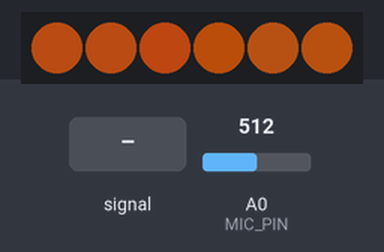
Recording of a sketch running on a simulated ESP8266 (NodeMCU). Parts: 6 RGB LEDs in strip order, left to right. The inputs (shaded band) are chosen by the test bench; at power-on: A0 (MIC_PIN) = 512. Dim RGB values are drawn brighter than linear; the strip is taken to match the declared colour order; random numbers use the default seed unless the sketch sets one.

Above: at 1.25 s.
1.3 s: A0 (MIC_PIN) set to 716
At 2.4 s:
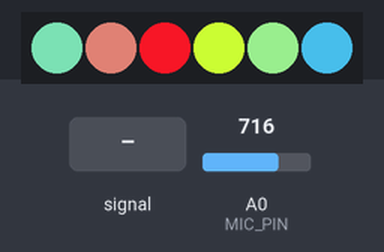
2.8 s: A0 (MIC_PIN) fed a 200 Hz sine of ±255 counts around its level
At 3.35 s:
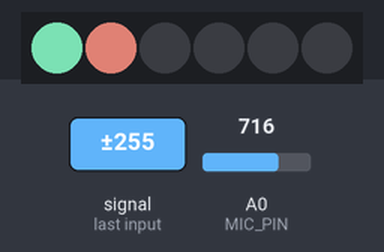
5.3 s: A0 (MIC_PIN) fed a 2 Hz sine of ±306 counts around its level
At 5.59 s:
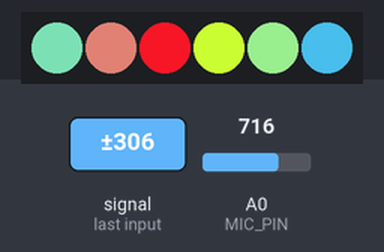
8.3 s: A0 (MIC_PIN) set to 511
At 9.31 s:
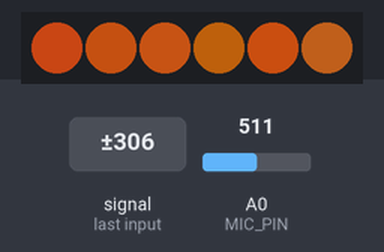
11.3 s: A0 (MIC_PIN) set to 306
At 12.4 s:
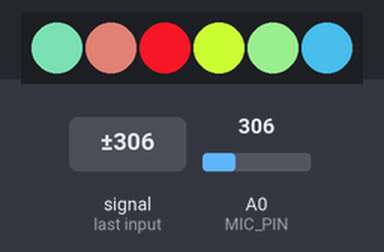
Timing chart, 0 to 13.8 s (numbered marks = the images above; inputs shaded):
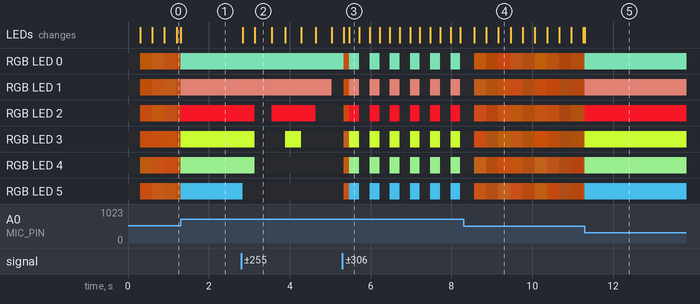

Measured:
- after the input at 2.8 s, RGB LED 1: RGB(158, 91, 82) → off after 2.2 s; RGB LED 2: RGB(229, 20, 35) → off after 0.34 s, → RGB(229, 20, 35) 0.42 s later, → off 1.1 s later
- what the display in image 2 shows lasts 0.5 s, from 3.1 s to 3.6 s

The sketch:

SoundReactiveCandle.ino
```cpp
#include <Adafruit_NeoPixel.h>

#define N_PIXELS  6  // Number of pixels you are using
#define MIC_PIN   A0  // Microphone is attached to Trinket GPIO #2/Gemma D2 (A1)
#define LED_PIN    D7  // NeoPixel LED strand is connected to GPIO #0 / D0
#define DC_OFFSET  0  // DC offset in mic signal - if unusure, leave 0
#define NOISE     100  // Noise/hum/interference in mic signal
#define SAMPLES   60  // Length of buffer for dynamic level adjustment
#define TOP       (N_PIXELS +1) // Allow dot to go slightly off scale

byte
  peak      = 0,      // Used for falling dot
  dotCount  = 0,      // Frame counter for delaying dot-falling speed
  volCount  = 0;      // Frame counter for storing past volume data

int
  vol[SAMPLES],       // Collection of prior volume samples
  lvl       = 10,     // Current "dampened" audio level
  minLvlAvg = 0,      // For dynamic adjustment of graph low & high
  maxLvlAvg = 512;

int brightness;

Adafruit_NeoPixel  strip = Adafruit_NeoPixel(N_PIXELS, LED_PIN, NEO_RGB + NEO_KHZ800);

void setup() {
  Serial.begin(115200);
  memset(vol, 0, sizeof(vol));
  strip.begin();
}
void loop() {
  uint8_t  i;
  uint16_t minLvl, maxLvl;
  int      n, height;
  n   = analogRead(MIC_PIN);                 // Raw reading from mic
  n   = abs(n - 512 - DC_OFFSET);            // Center on zero
  n   = (n <= NOISE) ? 0 : (n - NOISE);      // Remove noise/hum
  lvl = ((lvl * 7) + n) >> 3;    // "Dampened" reading (else looks twitchy)
//  Serial.println(lvl);

  // Calculate bar height based on dynamic min/max levels (fixed point):
  height = TOP * (lvl - minLvlAvg) / (long)(maxLvlAvg - minLvlAvg);

  if(height < 0L)       height = 0;      // Clip output
  else if(height > TOP) height = TOP;
  if(height > peak)     peak   = height; // Keep 'peak' dot at top

  // Color pixels based on rainbow gradient
  for(i=0; i<N_PIXELS; i++) {
    if(lvl == 0)
    {
       brightness = random(75,200);
       strip.setBrightness(brightness);
       strip.setPixelColor(i, random(115, 150), random(55, 60), random(10, 20));
    }
    else if(i >= height){
       strip.setPixelColor(i,   0,   0, 0);
    }
    else {
       brightness = 250;
       strip.setBrightness(brightness);
       strip.setPixelColor(i,Wheel(map(i,0,strip.numPixels()-1,30,150)));
//       strip.setPixelColor(i, random(0, 100), random(50, 150), random(100, 250));
    }
  }

   strip.show(); // Update strip

  vol[volCount] = n;                      // Save sample for dynamic leveling
  if(++volCount >= SAMPLES) volCount = 0; // Advance/rollover sample counter

  // Get volume range of prior frames
  minLvl = maxLvl = vol[0];
  for(i=1; i<SAMPLES; i++) {
    if(vol[i] < minLvl)      minLvl = vol[i];
    else if(vol[i] > maxLvl) maxLvl = vol[i];
  }
  // minLvl and maxLvl indicate the volume range over prior frames, used
  // for vertically scaling the output graph (so it looks interesting
  // regardless of volume level).  If they're too close together though
  // (e.g. at very low volume levels) the graph becomes super coarse
  // and 'jumpy'...so keep some minimum distance between them (this
  // also lets the graph go to zero when no sound is playing):
  if((maxLvl - minLvl) < TOP) maxLvl = minLvl + TOP;
  minLvlAvg = (minLvlAvg * 63 + minLvl) >> 6; // Dampen min/max levels
  maxLvlAvg = (maxLvlAvg * 63 + maxLvl) >> 6; // (fake rolling average)
}

// Input a value 0 to 255 to get a color value.
// The colors are a transition r - g - b - back to r.
uint32_t Wheel(byte WheelPos) {
  if(WheelPos < 85) {
   return strip.Color(WheelPos * 3, 255 - WheelPos * 3, random(WheelPos * 30,255 - WheelPos * 3));
  } else if(WheelPos < 170) {
   WheelPos -= 85;
   return strip.Color(255 - WheelPos * 3, random(WheelPos * 30,255 - WheelPos * 3), WheelPos * 3);
  } else {
   WheelPos -= 170;
   return strip.Color(random(WheelPos * 30,255 - WheelPos * 3), WheelPos * 3, 255 - WheelPos * 3);
  }
}
```
